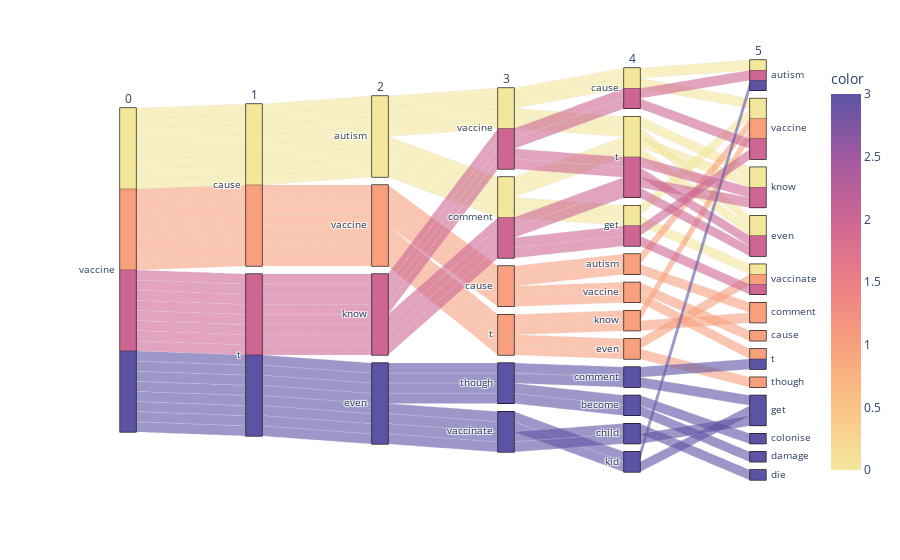

Notebook code for this chart:
### Markdown cell above
### This Plot depicts Next word on the basis of the probability of the next word occuring next to our inputted word from the whole data .

### Code cell
parellal_word_chart(data,'text',number_rows=2,number_cols=6,word='vaccine',preprocess_text=True)

### Figure 1 — Plotly figure (JSON) as saved in the notebook; plotly's stock layout.template omitted (floating-point values rounded to 4 significant figures)
{"data": [{"dimensions": [{"label": "0", "values": ["vaccine", "vaccine", "vaccine", "vaccine", "vaccine", "vaccine", "vaccine", "vaccine", "vaccine", "vaccine", "vaccine", "vaccine", "vaccine", "vaccine", "vaccine", "vaccine", "vaccine", "vaccine", "vaccine", "vaccine", "vaccine", "vaccine", "vaccine", "vaccine", "vaccine", "vaccine", "vaccine", "vaccine", "vaccine", "vaccine", "vaccine", "vaccine"]}, {"label": "1", "values": ["cause", "cause", "cause", "cause", "cause", "cause", "cause", "cause", "cause", "cause", "cause", "cause", "cause", "cause", "cause", "cause", "t", "t", "t", "t", "t", "t", "t", "t", "t", "t", "t", "t", "t", "t", "t", "t"]}, {"label": "2", "values": ["autism", "autism", "autism", "autism", "autism", "autism", "autism", "autism", "vaccine", "vaccine", "vaccine", "vaccine", "vaccine", "vaccine", "vaccine", "vaccine", "know", "know", "know", "know", "know", "know", "know", "know", "even", "even", "even", "even", "even", "even", "even", "even"]}, {"label": "3", "values": ["vaccine", "vaccine", "vaccine", "vaccine", "comment", "comment", "comment", "comment", "cause", "cause", "cause", "cause", "t", "t", "t", "t", "vaccine", "vaccine", "vaccine", "vaccine", "comment", "comment", "comment", "comment", "though", "though", "though", "though", "vaccinate", "vaccinate", "vaccinate", "vaccinate"]}, {"label": "4", "values": ["cause", "cause", "t", "t", "t", "t", "get", "get", "autism", "autism", "vaccine", "vaccine", "know", "know", "even", "even", "cause", "cause", "t", "t", "t", "t", "get", "get", "comment", "comment", "become", "become", "child", "child", "kid", "kid"]}, {"label": "5", "values": ["autism", "vaccine", "know", "even", "know", "even", "vaccine", "vaccinate", "vaccine", "comment", "cause", "t", "vaccine", "comment", "though", "vaccinate", "autism", "vaccine", "know", "even", "know", "even", "vaccine", "vaccinate", "t", "get", "colonise", "damage", "get", "die", "get", "autism"]}], "domain": {"x": [0.0, 1.0], "y": [0.0, 1.0]}, "line": {"color": [0, 0, 0, 0, 0, 0, 0, 0, 1, 1, 1, 1, 1, 1, 1, 1, 2, 2, 2, 2, 2, 2, 2, 2, 3, 3, 3, 3, 3, 3, 3, 3], "coloraxis": "coloraxis"}, "name": "", "type": "parcats"}], "layout": {"coloraxis": {"colorbar": {"title": {"text": "color"}}, "colorscale": [[0.0, "rgb(243, 231, 155)"], [0.1667, "rgb(250, 196, 132)"], [0.3333, "rgb(248, 160, 126)"], [0.5, "rgb(235, 127, 134)"], [0.6667, "rgb(206, 102, 147)"], [0.8333, "rgb(160, 89, 160)"], [1.0, "rgb(92, 83, 165)"]]}, "legend": {"tracegroupgap": 0}, "margin": {"t": 60}}}
